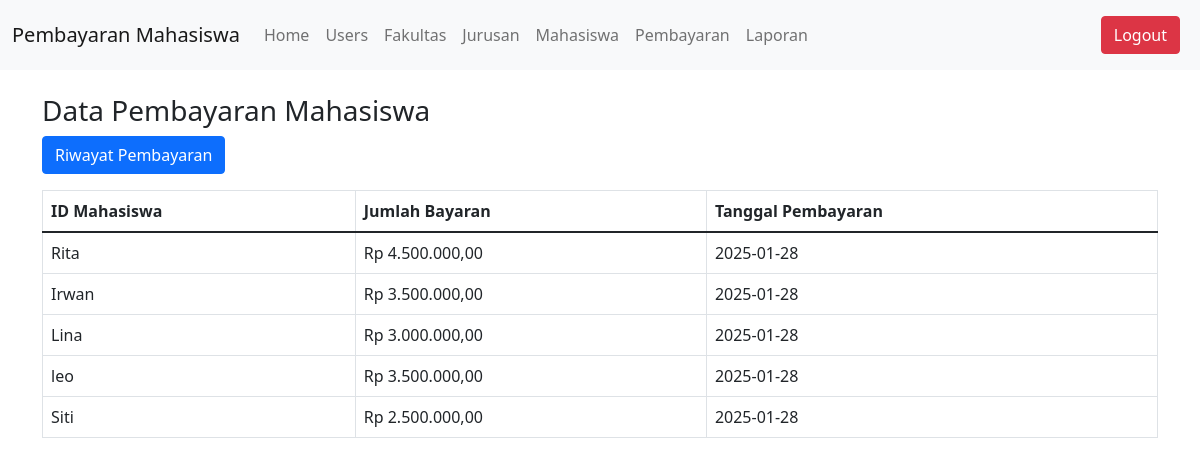
Page /pembayaran.php (signed in) on the committed database.
### tables this page shows
CREATE TABLE `bayaran_mahasiswa` (
  `id_bayaran` int(11) NOT NULL,
  `id_mahasiswa` int(11) NOT NULL,
  `jumlah_bayaran` decimal(15,2) NOT NULL,
  `tanggal_pembayaran` date NOT NULL
);

CREATE TABLE `users` (
  `id_user` int(11) NOT NULL,
  `nama` varchar(100) NOT NULL,
  `username` varchar(50) NOT NULL,
  `password` varchar(255) NOT NULL,
  `role` enum('admin','tu','dosen','mahasiswa') NOT NULL
);

### pembayaran.php (the view, shortened to what this page needs)
<?php
include 'db.php';
?>
<!DOCTYPE html>
<html lang="en">
<head>
    <link href="https://cdn.jsdelivr.net/npm/bootstrap@5.1.3/dist/css/bootstrap.min.css" rel="stylesheet">
</head>
<body>
    <?php include 'navbar.php'; ?>
    <div class="container mt-4">
        <h3>Data Pembayaran Mahasiswa</h3>
        <div class="mb-3">
    <a href="laporan_tunggakan.php" target="_blank" class="btn btn-primary">Riwayat Pembayaran</a>
</div>
        <table class="table table-bordered">
            <thead>
                <tr>
                    <th>ID Mahasiswa</th>
                    <th>Jumlah Bayaran</th>
                    <th>Tanggal Pembayaran</th>
                </tr>
            </thead>
                <tbody>
                    <?php
                    $sql = "
SELECT bayaran_mahasiswa.id_bayaran, bayaran_mahasiswa.id_mahasiswa, bayaran_mahasiswa.jumlah_bayaran, bayaran_mahasiswa.tanggal_pembayaran, users.nama AS nama_mahasiswa
FROM bayaran_mahasiswa
INNER JOIN mahasiswa ON bayaran_mahasiswa.id_mahasiswa = mahasiswa.id_mahasiswa
INNER JOIN users ON mahasiswa.id_user = users.id_user
                    ";
                    $result = $conn->query($sql);
                    if ($result && $result->num_rows > 0) {
                        while ($row = $result->fetch_assoc()) {
                            ?>
                            <tr>
                                <td><?= $row['nama_mahasiswa']; ?></td>
                                <td>Rp <?= number_format($row['jumlah_bayaran'], 2, ',', '.'); ?></td>
                                <td><?= $row['tanggal_pembayaran']; ?></td>
                            </tr>
                            <?php
                        }
                    } else {
                        ?>
                        <tr>
                            <td colspan="5" class="text-center">Tidak ada data pembayaran.</td>
                        </tr>
                        <?php
                    }
                    ?>
                </tbody>
        </table>
    </div>
</body>
</html>

### rows in the picture
bayaran_mahasiswa: users.nama "Rita", jumlah_bayaran "4.500.000,00", tanggal_pembayaran "2025-01-28"
bayaran_mahasiswa: users.nama "Irwan", jumlah_bayaran "3.500.000,00", tanggal_pembayaran "2025-01-28"
bayaran_mahasiswa: users.nama "Lina", jumlah_bayaran "3.000.000,00", tanggal_pembayaran "2025-01-28"
bayaran_mahasiswa: users.nama "leo", jumlah_bayaran "3.500.000,00", tanggal_pembayaran "2025-01-28"
bayaran_mahasiswa: users.nama "Siti", jumlah_bayaran "2.500.000,00", tanggal_pembayaran "2025-01-28"
